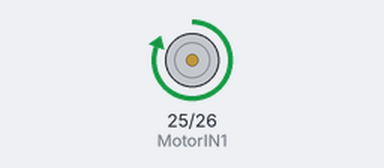
The sketch below on a simulated ESP32. Parts: motor-driver pin pairs drawn as motors (green arrow = first pin HIGH = forward, orange = second pin HIGH = backward, longer = more drive). What the sketch prints to the serial monitor is not drawn.

Above: at 4.3 s.
At 9.1 s:
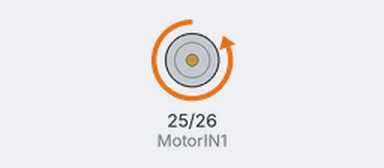
Timing chart, 0 to 12.6 s (numbered marks = the images above):
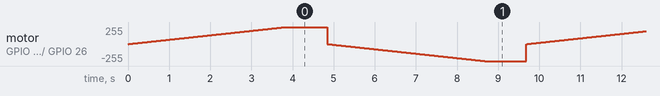

The sketch:

DVRmotortest.ino
```cpp
int MotorIN1 = 25;  // 第一個PWM引脚 (原本的Motor)
int MotorIN2 = 26;  // 第二個PWM引脚 (原本的Direction)
int pwmValue = 0;   // PWM值

void setup() {
  //Serial.begin(115200);
  //Serial.println("DRV8871 双PWM测试");

  // 兩個腳位都設為輸出
  pinMode(MotorIN1, OUTPUT);
  pinMode(MotorIN2, OUTPUT);

  // 初始化兩個PWM腳位為0
  analogWrite(MotorIN1, 0);
  analogWrite(MotorIN2, 0);
}

void loop() {
  // 正轉：IN1 = PWM, IN2 = 0
  Serial.println("正轉");
  for(int i = 0; i <= 255; i++) {
    analogWrite(MotorIN1, i);  // IN1 PWM逐漸增加
    analogWrite(MotorIN2, 0);   // IN2保持0
    delay(15);
  }

  delay(1000);  // 暫停1秒

  // 反轉：IN1 = 0, IN2 = PWM
  Serial.println("反轉");
  for(int i = 0; i <= 255; i++) {
    analogWrite(MotorIN1, 0);   // IN1保持0
    analogWrite(MotorIN2, i);  // IN2 PWM逐漸增加
    delay(15);
  }

  delay(1000);  // 暫停1秒
}
```
